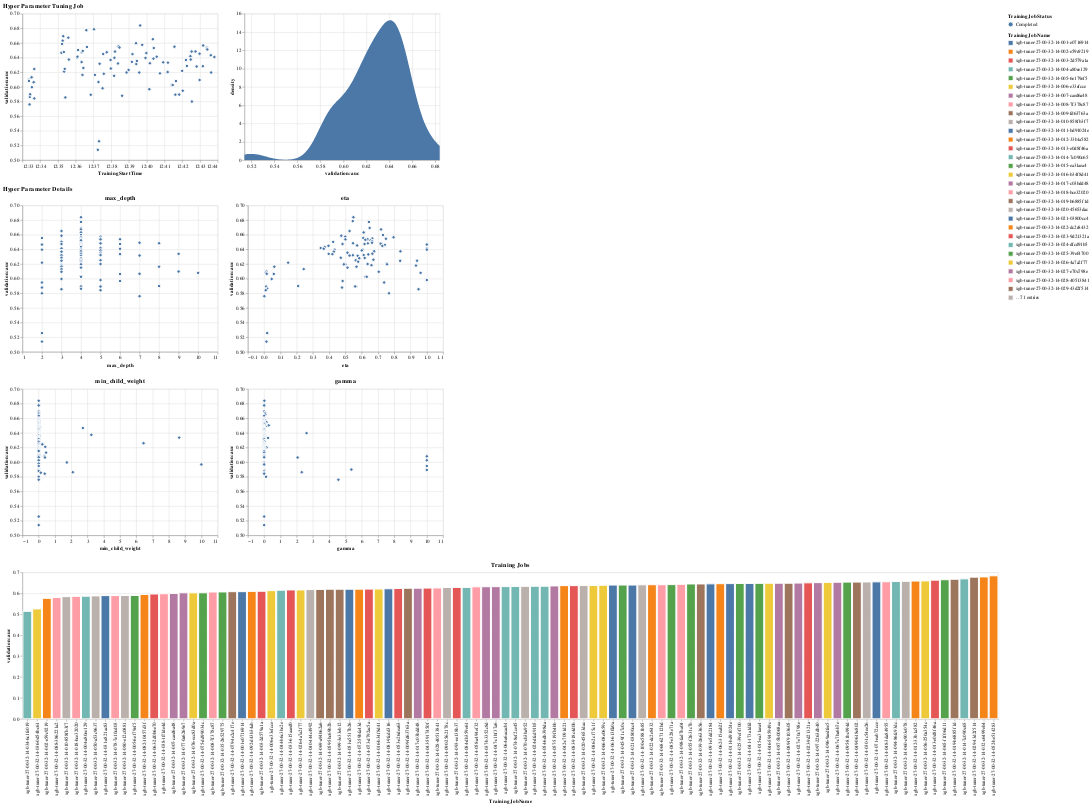

Notebook code cell kept with this figure:
### Markdown cell above
### The cell below provides a range of visualization for the tuning job above. This visualization and its libraries were provided by the following repo:

https://github.com/aws-samples/amazon-sagemaker-amt-visualize/blob/main/1_tuning_of_builtin_xgboost.ipynb

### Code cell
#!pip install altair
from amtviz import visualize_tuning_job
visualize_tuning_job(tuner, trials_only=True)
